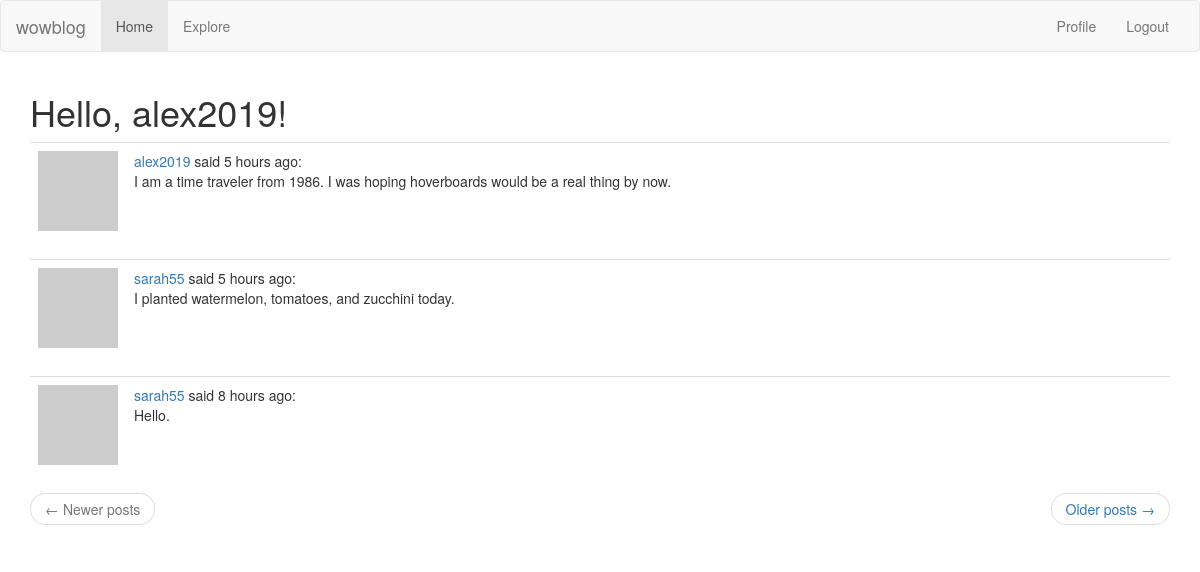
Screenshot of /explore (signed in) with the database file from the repository.
### app/models.py (models this page shows, shortened)
class User(UserMixin, db.Model):
    id = db.Column(db.Integer, primary_key=True)
    username = db.Column(db.String(64), index=True, unique=True)
    email = db.Column(db.String(120), index=True, unique=True)
    password_hash = db.Column(db.String(128))
    posts = db.relationship('Post', backref='author', lazy='dynamic')
    about_me = db.Column(db.String(140))
    last_seen = db.Column(db.DateTime, default=datetime.utcnow)
    def avatar(self, size):
        digest = md5(self.email.lower().encode('utf-8')).hexdigest()
        return 'https://www.gravatar.com/avatar/{}?d=identicon&s={}'.format(digest, size)
    followed = db.relationship(
        'User', secondary=followers, # 'User' is the right side entity of the relationship. Since this is a self-referential relationship, use the same class on both sides. 'Secondary' configures the association table (followers)
        primaryjoin=(followers.c.follower_id == id), #primaryjoin indicates the condition that links the left side entity (The follower user with the followers table). 'followers.c.follower_id' calls the follower_id in the table
        secondaryjoin=(followers.c.followed_id == id), #secondaryjoin indicates the condition that links the right side entity (the followed user).
        backref=db.backref('followers', lazy='dynamic'), lazy='dynamic') #backref refines how this relationship will be accessed from the right side entity. 'lazy' indicates execution mode. Dynamic means the query doesn't run until specifically requested. The second 'lazy' applies to the left side query.

class Post(db.Model):
    id = db.Column(db.Integer, primary_key=True)
    body = db.Column(db.String(2000))
    timestamp = db.Column(db.DateTime, index=True, default=datetime.utcnow)
    user_id = db.Column(db.Integer, db.ForeignKey('user.id'))
    language = db.Column(db.String(5))

### app/main/routes.py (the view)
@bp.route('/explore')
@login_required
def explore():
    page = request.args.get('page', 1, type=int)
    posts = Post.query.order_by(Post.timestamp.desc()).paginate(page, current_app.config['POSTS_PER_PAGE'], False)
    next_url = url_for('main.explore', page=posts.next_num) if posts.has_next else None
    prev_url = url_for('main.explore', page=posts.prev_num) if posts.has_prev else None
    return render_template('index.html', title='Explore', posts=posts.items, next_url=next_url, prev_url=prev_url)

### app/main/routes.py (called while the page is built)
@bp.before_app_request
def before_request():
    if current_user.is_authenticated:
        current_user.last_seen = datetime.utcnow()
        db.session.commit()
    g.locale = str(get_locale())

### app/models.py (called while the page is built)
@login.user_loader
def load_user(id):
    return User.query.get(int(id))  # id that Flask-Login passes to the function is a string, so need to convert to int

### app/templates/index.html (shortened to what this page needs)
<!DOCTYPE html>
{% extends "base.html" %}
{% import 'bootstrap/wtf.html' as wtf %}
{% block app_content %}
    <h1>Hello, {{ current_user.username }}!</h1>
    {% for post in posts %}
        {% include '_post.html' %}
    {% endfor %}
    <nav aria-label="...">
        <ul class="pager">
            <li class="previous{% if not prev_url %} disabled{% endif %}">
                <a href="{{ prev_url or '#' }}">
                    <span aria-hidden="true">&larr;</span> Newer posts
                </a>
            </li>
            <li class="next{% if not next_url %} disabled{% endif %}">
                <a href="{{ next_url or '#' }}">
                    Older posts <span aria-hidden="true">&rarr;</span>
                </a>
            </li>
        </ul>
    </nav>
{% endblock %}

### app/templates/_post.html
<table class="table table-hover">
    <tr>
        <td width="70px">
            <a href="{{ url_for('main.user', username=post.author.username) }}">
                <img src="{{ post.author.avatar(70) }}" />
            </a>
        </td>
        <td>
            <a href="{{ url_for('main.user', username=post.author.username) }}"> {{ post.author.username }}
            </a>
            said {{ moment(post.timestamp).fromNow() }}:
            <br>
            {{ post.body }}
        </td>
    </tr>
</table>

### rows the page displays
User: username "alex2019"
Post: author.username "alex2019", timestamp "5 hours ago", body "I am a time traveler from 1986. I was hoping hoverboards would be a real thing by now."
Post: author.username "sarah55", timestamp "5 hours ago", body "I planted watermelon, tomatoes, and zucchini today."
Post: author.username "sarah55", timestamp "8 hours ago", body "Hello."
